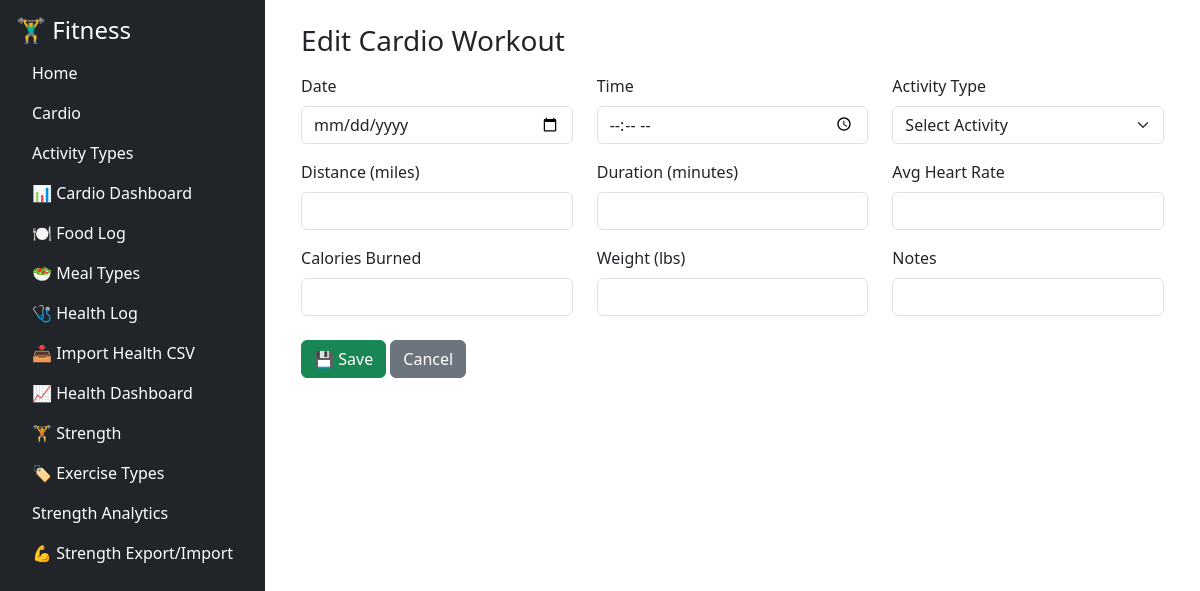
The app's page /cardio/edit/8, older data.
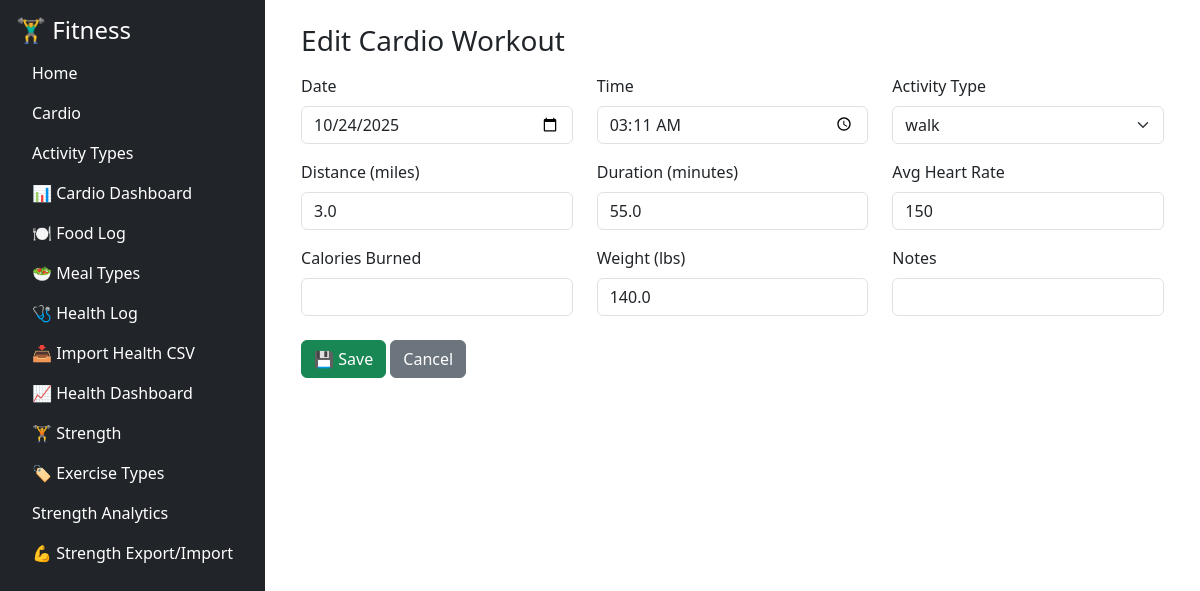
The same page, newer data.
### tables this page shows
CREATE TABLE cardio_workouts (
        id INTEGER PRIMARY KEY AUTOINCREMENT,
        date TEXT NOT NULL,
        time TEXT,
        activity_type_id INTEGER NOT NULL,
        distance_miles REAL,
        duration_minutes REAL,
        pace_min_per_mile TEXT,
        avg_heart_rate INTEGER,
        calories_burned INTEGER,
        weight_lbs REAL,
        notes TEXT,
        FOREIGN KEY (activity_type_id) REFERENCES activity_types (id)
    );

CREATE TABLE activity_types (
        id INTEGER PRIMARY KEY AUTOINCREMENT,
        name TEXT NOT NULL,
        description TEXT
    );

### fitness/cardio/routes/cardio_routes.py (the view, shortened to what this page needs)
@cardio_bp.route("/edit/<int:id>", methods=["GET", "POST"])
def edit_cardio(id):
    conn = get_connection()
    cur = conn.cursor()
    cur.execute("SELECT * FROM activity_types ORDER BY name")
    activity_types = cur.fetchall()
    cur.execute("SELECT * FROM cardio_workouts WHERE id=?", (id,))
    workout = cur.fetchone()
    conn.close()
    return render_template("cardio_form.html", action="Edit", activity_types=activity_types, workout=workout)

### fitness/db/db.py (called while the page is built)
def get_connection():
    conn = sqlite3.connect(DB_PATH)
    conn.row_factory = sqlite3.Row
    return conn

### fitness/cardio/templates/cardio_form.html
{% extends "base.html" %}
{% block content %}
<div class="container">
  <h3>{{ action }} Cardio Workout</h3>
  <form method="POST" class="mt-3">
    <div class="row mb-3">
      <div class="col-md-4">
        <label class="form-label">Date</label>
        <input type="date" name="date" class="form-control"
               value="{{ workout.date if workout else '' }}" required>
      </div>
      <div class="col-md-4">
        <label class="form-label">Time</label>
        <input type="time" name="time" class="form-control"
               value="{{ workout.time if workout else '' }}">
      </div>
      <div class="col-md-4">
        <label class="form-label">Activity Type</label>
        <select name="activity_type_id" class="form-select" required>
          <option value="">Select Activity</option>
          {% for a in activity_types %}
          <option value="{{ a.id }}" {% if workout and workout.activity_type_id == a.id %}selected{% endif %}>
            {{ a.name }}
          </option>
          {% endfor %}
        </select>
      </div>
    </div>
    <div class="row mb-3">
      <div class="col-md-4">
        <label class="form-label">Distance (miles)</label>
        <input type="number" step="0.01" name="distance_miles" class="form-control"
               value="{{ workout.distance_miles if workout else '' }}">
      </div>
      <div class="col-md-4">
        <label class="form-label">Duration (minutes)</label>
        <input type="number" step="0.01" name="duration_minutes" class="form-control"
               value="{{ workout.duration_minutes if workout else '' }}">
      </div>
      <div class="col-md-4">
        <label class="form-label">Avg Heart Rate</label>
        <input type="number" name="avg_heart_rate" class="form-control"
               value="{{ workout.avg_heart_rate if workout else '' }}">
      </div>
    </div>
    <div class="row mb-3">
      <div class="col-md-4">
        <label class="form-label">Calories Burned</label>
        <input type="number" name="calories_burned" class="form-control"
               value="{{ workout.calories_burned if workout else '' }}">
      </div>
      <div class="col-md-4">
        <label class="form-label">Weight (lbs)</label>
        <input type="number" step="0.1" name="weight_lbs" class="form-control"
               value="{{ workout.weight_lbs if workout else '' }}">
      </div>
      <div class="col-md-4">
        <label class="form-label">Notes</label>
        <input type="text" name="notes" class="form-control"
               value="{{ workout.notes if workout else '' }}">
      </div>
    </div>
    <button type="submit" class="btn btn-success mt-2">💾 Save</button>
    <a href="{{ url_for('cardio_bp.cardio_list') }}" class="btn btn-secondary mt-2">Cancel</a>
  </form>
</div>
{% endblock %}

Row changes from the older to the newer data that the page shows:
added cardio_workouts: date "10/24/2025", time "03:11", activity_type_id "walk", distance_miles "3.0", duration_minutes "55.0", avg_heart_rate "150", weight_lbs "140.0"
Text that changed along with them:
form field activity_type_id: "Select Activity" → (not shown)
